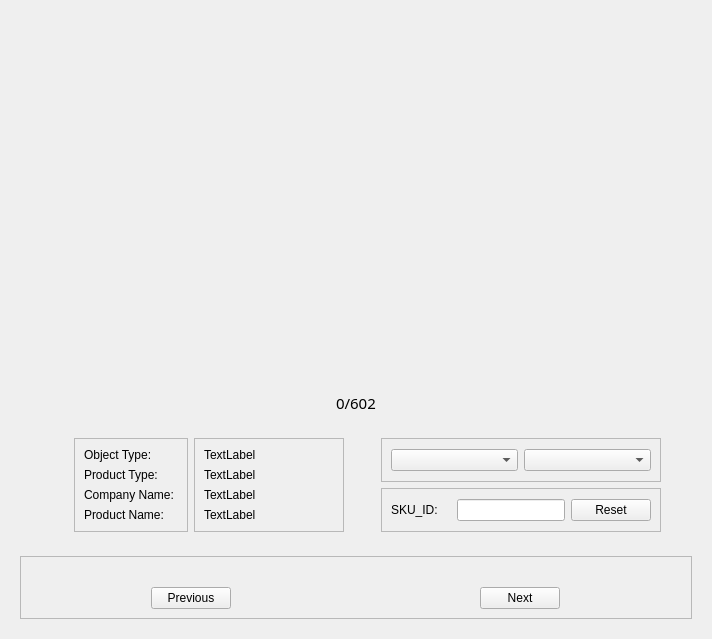
            <widget class="QWidget" name="SetupModelPage">
             <layout class="QVBoxLayout" name="verticalLayout_15">
              <item>
               <widget class="QWidget" name="widget_5" native="true">
                <layout class="QVBoxLayout" name="verticalLayout_14">
                 <item alignment="Qt::AlignHCenter">
                  <widget class="QLabel" name="productimage">
                   <property name="minimumSize">
                    <size>
                     <width>672</width>
                     <height>366</height>
                    </size>
                   </property>
                   <property name="maximumSize">
                    <size>
                     <width>672</width>
                     <height>366</height>
                    </size>
                   </property>
                   <property name="text">
                    <string/>
                   </property>
                   <property name="pixmap">
                    <pixmap>ModelInfo/imageforkaim/bag-animalfood-cutey-catfood.jpg</pixmap>
                   </property>
                   <property name="scaledContents">
                    <bool>false</bool>
                   </property>
                   <property name="alignment">
                    <set>Qt::AlignCenter</set>
                   </property>
                  </widget>
                 </item>
                 <item alignment="Qt::AlignHCenter">
                  <widget class="QLabel" name="imagecounter">
                   <property name="font">
                    <font>
                     <family>Microsoft Tai Le</family>
                     <pointsize>11</pointsize>
                    </font>
                   </property>
                   <property name="text">
                    <string>0/602</string>
                   </property>
                  </widget>
                 </item>
                 <item>
                  <widget class="QWidget" name="widget_6" native="true">
                   <layout class="QHBoxLayout" name="horizontalLayout_10">
                    <item>
                     <widget class="QWidget" name="widget_7" native="true">
                      <layout class="QHBoxLayout" name="horizontalLayout_11">
                       <item alignment="Qt::AlignRight">
                        <widget class="QFrame" name="frame_12">
                         <property name="frameShape">
                          <enum>QFrame::StyledPanel</enum>
                         </property>
                         <property name="frameShadow">
                          <enum>QFrame::Raised</enum>
                         </property>
                         <layout class="QVBoxLayout" name="verticalLayout_17">
                          <item>
                           <widget class="QLabel" name="label_7">
                            <property name="text">
                             <string>Object Type: </string>
                            </property>
                           </widget>
                          </item>
                          <item>
                           <widget class="QLabel" name="label_6">
                            <property name="text">
                             <string>Product Type: </string>
                            </property>
                           </widget>
                          </item>
                          <item>
                           <widget class="QLabel" name="label_4">
                            <property name="text">
                             <string>Company Name: </string>
                            </property>
                           </widget>
                          </item>
                          <item>
                           <widget class="QLabel" name="label_3">
                            <property name="text">
                             <string>Product Name: </string>
                            </property>
                           </widget>
                          </item>
                         </layout>
                        </widget>
                       </item>
                       <item>
                        <widget class="QFrame" name="frame_10">
                         <property name="frameShape">
                          <enum>QFrame::StyledPanel</enum>
                         </property>
                         <property name="frameShadow">
                          <enum>QFrame::Raised</enum>
                         </property>
                         <layout class="QVBoxLayout" name="verticalLayout_16">
                          <item>
                           <widget class="QLabel" name="ObjectType">
                            <property name="text">
                             <string>TextLabel</string>
                            </property>
                           </widget>
                          </item>
                          <item>
                           <widget class="QLabel" name="ProductType">
                            <property name="text">
                             <string>TextLabel</string>
                            </property>
                           </widget>
                          </item>
                          <item>
                           <widget class="QLabel" name="CompanyName">
                            <property name="text">
                             <string>TextLabel</string>
                            </property>
                           </widget>
                          </item>
                          <item>
                           <widget class="QLabel" name="ProductName">
                            <property name="text">
                             <string>TextLabel</string>
                            </property>
                           </widget>
                          </item>
                         </layout>
                        </widget>
                       </item>
                      </layout>
                     </widget>
                    </item>
                    <item alignment="Qt::AlignHCenter">
                     <widget class="QWidget" name="widget_8" native="true">
                      <layout class="QVBoxLayout" name="verticalLayout_18">
                       <item>
                        <widget class="QFrame" name="frame_28">
                         <property name="frameShape">
                          <enum>QFrame::StyledPanel</enum>
                         </property>
                         <property name="frameShadow">
                          <enum>QFrame::Raised</enum>
                         </property>
                         <layout class="QHBoxLayout" name="horizontalLayout_34">
                          <item>
                           <widget class="QComboBox" name="NameComboBox"/>
                          </item>
                          <item>
                           <widget class="QComboBox" name="IDComboBox"/>
                          </item>
                         </layout>
                        </widget>
                       </item>
                       <item>
                        <widget class="QFrame" name="frame_11">
                         <property name="frameShape">
                          <enum>QFrame::StyledPanel</enum>
                         </property>
                         <property name="frameShadow">
                          <enum>QFrame::Raised</enum>
                         </property>
                         <layout class="QHBoxLayout" name="horizontalLayout_12">
                          <item alignment="Qt::AlignLeft">
                           <widget class="QLabel" name="label_12">
                            <property name="text">
                             <string>SKU_ID:    </string>
                            </property>
                           </widget>
                          </item>
                          <item>
                           <widget class="QLineEdit" name="SkuID">
                            <property name="text">
                             <string/>
                            </property>
                           </widget>
                          </item>
                          <item>
                           <widget class="QPushButton" name="ResetSKUID">
                            <property name="cursor">
                             <cursorShape>PointingHandCursor</cursorShape>
                            </property>
                            <property name="text">
                             <string>Reset</string>
                            </property>
                           </widget>
                          </item>
                         </layout>
                        </widget>
                       </item>
                      </layout>
                     </widget>
                    </item>
                   </layout>
                  </widget>
                 </item>
                 <item>
                  <widget class="QFrame" name="frame_9">
                   <property name="frameShape">
                    <enum>QFrame::StyledPanel</enum>
                   </property>
                   <property name="frameShadow">
                    <enum>QFrame::Raised</enum>
                   </property>
                   <layout class="QHBoxLayout" name="horizontalLayout_9">
                    <property name="topMargin">
                     <number>30</number>
                    </property>
                    <item alignment="Qt::AlignHCenter">
                     <widget class="QPushButton" name="ModelPrevious">
                      <property name="text">
                       <string>Previous</string>
                      </property>
                      <property name="icon">
                       <iconset resource="QSS/QSS_Resources.qrc">
                        <normaloff>:/icons/Icons/arrow_left.png</normaloff>:/icons/Icons/arrow_left.png</iconset>
                      </property>
                     </widget>
                    </item>
                    <item alignment="Qt::AlignHCenter">
                     <widget class="QPushButton" name="ModelNext">
                      <property name="text">
                       <string>Next</string>
                      </property>
                      <property name="icon">
                       <iconset resource="QSS/QSS_Resources.qrc">
                        <normaloff>:/icons/Icons/arrow_right.png</normaloff>:/icons/Icons/arrow_right.png</iconset>
                      </property>
                     </widget>
                    </item>
                   </layout>
                  </widget>
                 </item>
                </layout>
               </widget>
              </item>
             </layout>
            </widget>
